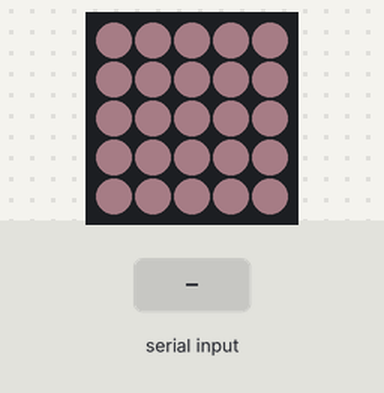
This sketch was run on a simulated ESP32. Shown: 5×5 RGB LED matrix (first LED top left, wired row by row). The inputs (shaded band) are chosen by the test bench. Dim RGB values are drawn brighter than linear.

Above: at 1.2 s.
1.3 s: "COL1n" received over Serial
At 3.5 s:
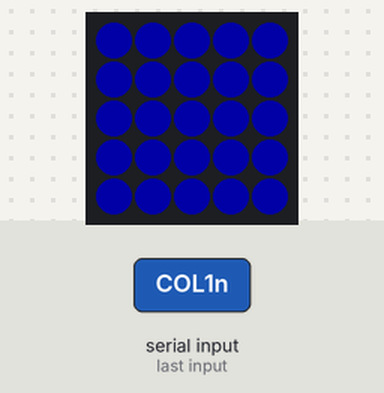
3.8 s: "COL2n" received over Serial
At 5.3 s:
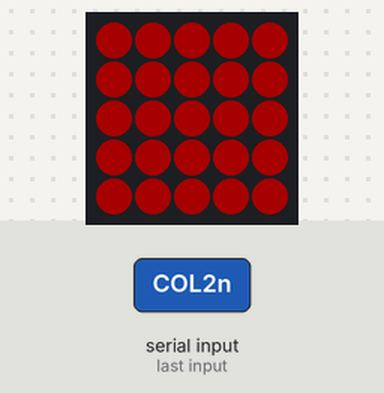
6.3 s: "COL3n" received over Serial
At 8.4 s:
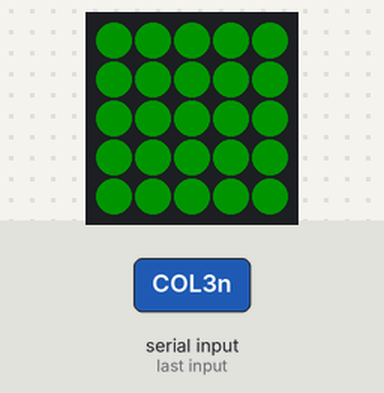
Timing chart, 0 to 9.9 s (numbered marks = the images above; inputs shaded):
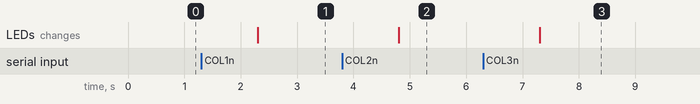

Measured:
- after the input at 1.3 s, the LEDs: change after 1.0 s (image 1)
- after the input at 3.8 s, the LEDs: change after 1.0 s (image 2)
- after the input at 6.3 s, the LEDs: change after 1.0 s (image 3)

The sketch:

sketch_nov29a.ino
```cpp
#include "M5Atom.h"

String result = "";
const int BUFFER_SIZE = 50;
char buf[BUFFER_SIZE];

boolean isConnected = false;

void setup() {
  M5.begin(true, true, true);
  M5.dis.fillpix(CRGB::Pink);
}

void loop() {
  if(Serial.available() > 0){
    int rlen = Serial.readBytes(buf, BUFFER_SIZE);
    for(int i = 0; i < rlen; i++)
      result += buf[i];

    if (result == "COL1n")
    {
      M5.dis.fillpix(CRGB::Blue);
    }
    if (result == "COL2n")
    {
      M5.dis.fillpix(CRGB::Red);
    }
    if (result == "COL3n")
    {
      M5.dis.fillpix(CRGB::Green);
    }

    result = "";
  }
}
```
